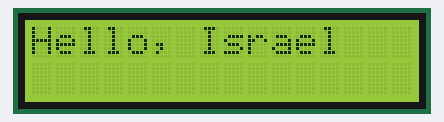
This sketch was run on a simulated Arduino Uno, built with avr-gcc and run on an emulated ATmega328P. Parts: 16×2 character LCD.

Above: at 0.2 s.
At 3.2 s:
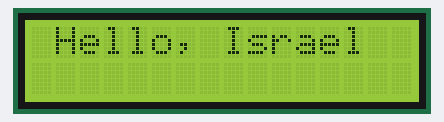
At 9.2 s:
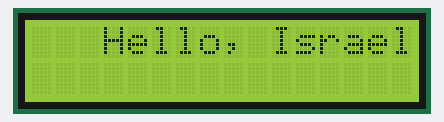
At 18.3 s:
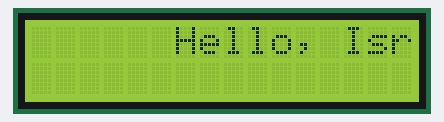
At 27.3 s:
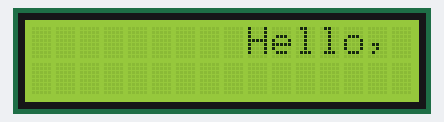
At 36.4 s:
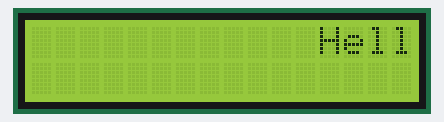

The sketch:

lcd2.ino
```cpp
//YWROBOT
//Compatible with the Arduino IDE 1.0
//Library version:1.1
#include <Wire.h>
#include <LiquidCrystal_I2C.h>

LiquidCrystal_I2C lcd(0x27,16,2);  // set the LCD address to 0x27 for a 16 chars and 2 line display

void setup()
{
  lcd.init();                      // initialize the lcd
  lcd.init();
  // Print a message to the LCD.
  lcd.backlight();

}

int i=0;
void loop()
{
  for(i=0;i<16;i++){
  lcd.setCursor(i,0);
  lcd.print("Hello, Israel");
  delay(3000);
  lcd.clear();
  }
}
```

Measured:
- what the display in image 1 shows lasts 3.0 s, from 3.2 s to 6.2 s
